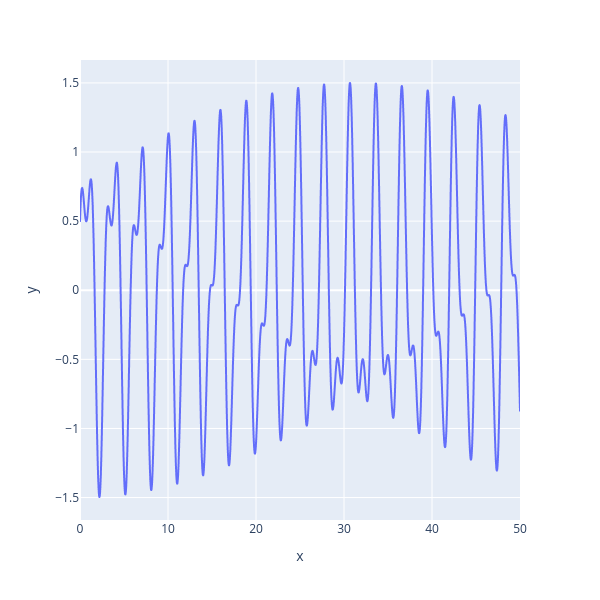

Notebook code cell kept with this figure:
### Code cell
import numpy as np
import matplotlib.pyplot as plt

# 1. Generate a mock 1D vibration signal (e.g., two combined frequencies with some noise)
t = np.linspace(0, 50, 5000)
signal_1d = np.sin(2.1 * t) + 0.5 * np.cos(4.3 * t)

# 2. Define the delay (tau)
# In practice, this is chosen carefully, but we'll use an arbitrary step for the example
tau = 50 

# 3. Create the delayed arrays (Takens' Embedding for m=2)
x_original = signal_1d[:-tau]      # X(t)
x_delayed = signal_1d[tau:]        # X(t + tau)

fig = px.line(
    x = t,
    y = signal_1d,
)

fig.update_layout(
    height=600,
    width=600,
)

fig

### Figure 1 — Plotly figure (JSON) as saved in the notebook; plotly's stock layout.template omitted (floating-point values rounded to 4 significant figures; data arrays with more than 128 entries replaced by an {"elided": "..."} marker saying what was removed)
{"data": [{"hovertemplate": "x=%{x}<br>y=%{y}<extra></extra>", "legendgroup": "", "line": {"color": "#636efa", "dash": "solid"}, "marker": {"symbol": "circle"}, "mode": "lines", "name": "", "showlegend": false, "type": "scattergl", "x": {"elided": "5000 float values"}, "xaxis": "x", "y": {"elided": "5000 float values"}, "yaxis": "y"}], "layout": {"height": 600, "legend": {"tracegroupgap": 0}, "margin": {"t": 60}, "width": 600, "xaxis": {"anchor": "y", "domain": [0, 1], "title": {"text": "x"}}, "yaxis": {"anchor": "x", "domain": [0, 1], "title": {"text": "y"}}}}
